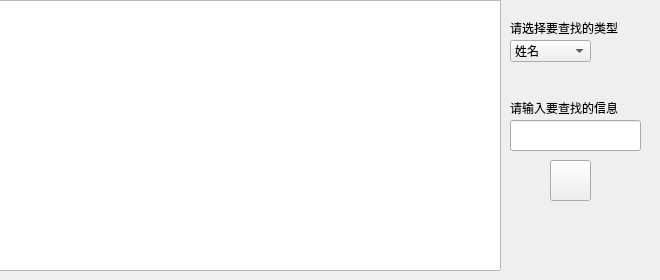
          <widget class="QWidget" name="tabWidget_5Page1_2">
           <attribute name="title">
            <string>历史所有客户信息</string>
           </attribute>
           <widget class="QTableWidget" name="tableWidget">
            <property name="geometry">
             <rect>
              <x>-10</x>
              <y>0</y>
              <width>511</width>
              <height>271</height>
             </rect>
            </property>
            <property name="styleSheet">
             <string notr="true">font: 75 10pt &quot;微软雅黑&quot;;</string>
            </property>
           </widget>
           <widget class="QLabel" name="label_45">
            <property name="geometry">
             <rect>
              <x>510</x>
              <y>20</y>
              <width>141</width>
              <height>16</height>
             </rect>
            </property>
            <property name="text">
             <string>请选择要查找的类型</string>
            </property>
           </widget>
           <widget class="QComboBox" name="comboBox_5">
            <property name="geometry">
             <rect>
              <x>510</x>
              <y>40</y>
              <width>82</width>
              <height>22</height>
             </rect>
            </property>
            <property name="minimumSize">
             <size>
              <width>81</width>
              <height>22</height>
             </size>
            </property>
            <property name="styleSheet">
             <string notr="true"/>
            </property>
            <property name="currentIndex">
             <number>0</number>
            </property>
            <property name="sizeAdjustPolicy">
             <enum>QComboBox::AdjustToContents</enum>
            </property>
            <item>
             <property name="text">
              <string>姓名</string>
             </property>
            </item>
            <item>
             <property name="text">
              <string>身份证号</string>
             </property>
            </item>
            <item>
             <property name="text">
              <string>手机号</string>
             </property>
            </item>
           </widget>
           <widget class="QLineEdit" name="lineEdit_15">
            <property name="geometry">
             <rect>
              <x>510</x>
              <y>120</y>
              <width>131</width>
              <height>31</height>
             </rect>
            </property>
            <property name="font">
             <font>
              <family>宋体</family>
              <pointsize>10</pointsize>
             </font>
            </property>
            <property name="styleSheet">
             <string notr="true"/>
            </property>
            <property name="text">
             <string/>
            </property>
           </widget>
           <widget class="QLabel" name="label_56">
            <property name="geometry">
             <rect>
              <x>510</x>
              <y>100</y>
              <width>141</width>
              <height>16</height>
             </rect>
            </property>
            <property name="text">
             <string>请输入要查找的信息</string>
            </property>
           </widget>
           <widget class="QPushButton" name="pushButton_4">
            <property name="geometry">
             <rect>
              <x>550</x>
              <y>160</y>
              <width>41</width>
              <height>41</height>
             </rect>
            </property>
            <property name="styleSheet">
             <string notr="true">border-image: url(:/background/Images/background/btn_normal.png);
image: url(:/icon/Images/icon/Network/search_normal.png);</string>
            </property>
            <property name="text">
             <string/>
            </property>
           </widget>
           <widget class="QLabel" name="label">
            <property name="geometry">
             <rect>
              <x>490</x>
              <y>120</y>
              <width>151</width>
              <height>31</height>
             </rect>
            </property>
            <property name="styleSheet">
             <string notr="true">border-image: url(:/background/Images/background/cata_normal.png);</string>
            </property>
            <property name="text">
             <string/>
            </property>
           </widget>
           <zorder>label</zorder>
           <zorder>tableWidget</zorder>
           <zorder>label_45</zorder>
           <zorder>comboBox_5</zorder>
           <zorder>lineEdit_15</zorder>
           <zorder>label_56</zorder>
           <zorder>pushButton_4</zorder>
          </widget>
